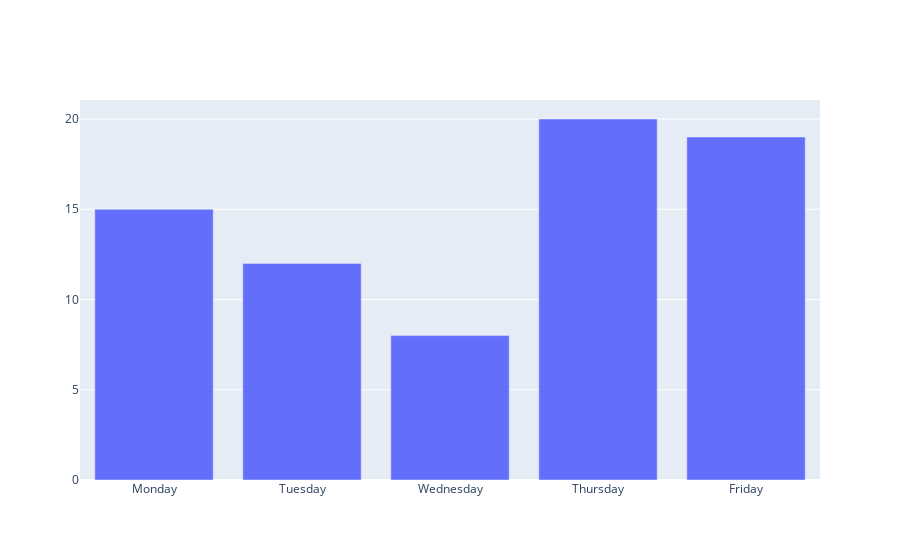

Source (notebook cell):
### Markdown cell above
# Create a bar chart

### Code cell
# define some variables
x_values=['Monday', 'Tuesday', 'Wednesday', 'Thursday', 'Friday']
y_values=[15, 12, 8, 20, 19]

# create the data trace
trace =go.Bar(x=x_values, 
              y=y_values,
              # marker={'color':['#FAB303','blue','green', 'red', '#ff5733' ]}
             )

# combine into a figure
fig = go.Figure([trace])
fig

### Figure 1 — Plotly figure (JSON) as saved in the notebook; plotly's stock layout.template omitted (floating-point values rounded to 4 significant figures)
{"data": [{"type": "bar", "x": ["Monday", "Tuesday", "Wednesday", "Thursday", "Friday"], "y": [15, 12, 8, 20, 19]}], "layout": {"autosize": true, "xaxis": {"autorange": true, "range": [-0.5, 4.5], "type": "category"}, "yaxis": {"autorange": true, "range": [0, 21.05], "type": "linear"}}}
